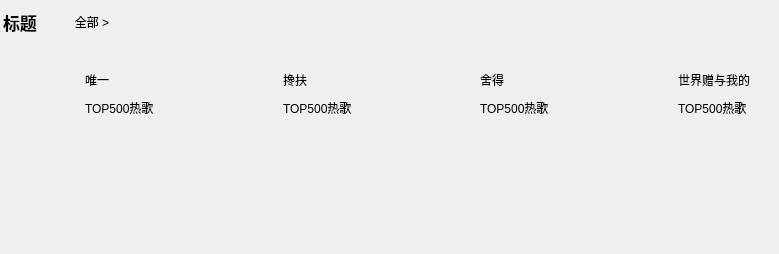
<?xml version="1.0" encoding="UTF-8"?>
<ui version="4.0">
 <class>LiveMusicPartWidget</class>
 <widget class="QWidget" name="LiveMusicPartWidget">
  <property name="geometry">
   <rect>
    <x>0</x>
    <y>0</y>
    <width>779</width>
    <height>254</height>
   </rect>
  </property>
  <property name="windowTitle">
   <string>LiveMusicPartWidget</string>
  </property>
  <layout class="QVBoxLayout" name="verticalLayout_7" stretch="0,1">
   <property name="spacing">
    <number>0</number>
   </property>
   <property name="leftMargin">
    <number>0</number>
   </property>
   <property name="topMargin">
    <number>0</number>
   </property>
   <property name="rightMargin">
    <number>0</number>
   </property>
   <property name="bottomMargin">
    <number>0</number>
   </property>
   <item>
    <widget class="QWidget" name="title_widget" native="true">
     <layout class="QHBoxLayout" name="horizontalLayout_7">
      <property name="spacing">
       <number>15</number>
      </property>
      <property name="leftMargin">
       <number>3</number>
      </property>
      <item>
       <widget class="QLabel" name="title_label">
        <property name="font">
         <font>
          <pointsize>13</pointsize>
          <bold>true</bold>
         </font>
        </property>
        <property name="text">
         <string>标题</string>
        </property>
       </widget>
      </item>
      <item>
       <widget class="QPushButton" name="all_pushButton">
        <property name="sizePolicy">
         <sizepolicy hsizetype="Minimum" vsizetype="Preferred">
          <horstretch>0</horstretch>
          <verstretch>0</verstretch>
         </sizepolicy>
        </property>
        <property name="cursor">
         <cursorShape>PointingHandCursor</cursorShape>
        </property>
        <property name="text">
         <string>全部 &gt;</string>
        </property>
        <property name="flat">
         <bool>true</bool>
        </property>
       </widget>
      </item>
      <item>
       <spacer name="horizontalSpacer">
        <property name="orientation">
         <enum>Qt::Horizontal</enum>
        </property>
        <property name="sizeHint" stdset="0">
         <size>
          <width>419</width>
          <height>20</height>
         </size>
        </property>
       </spacer>
      </item>
      <item>
       <widget class="QLabel" name="left_label">
        <property name="sizePolicy">
         <sizepolicy hsizetype="Fixed" vsizetype="Fixed">
          <horstretch>0</horstretch>
          <verstretch>0</verstretch>
         </sizepolicy>
        </property>
        <property name="minimumSize">
         <size>
          <width>20</width>
          <height>20</height>
         </size>
        </property>
        <property name="maximumSize">
         <size>
          <width>20</width>
          <height>20</height>
         </size>
        </property>
        <property name="text">
         <string/>
        </property>
       </widget>
      </item>
      <item>
       <widget class="QLabel" name="right_label">
        <property name="sizePolicy">
         <sizepolicy hsizetype="Fixed" vsizetype="Fixed">
          <horstretch>0</horstretch>
          <verstretch>0</verstretch>
         </sizepolicy>
        </property>
        <property name="minimumSize">
         <size>
          <width>20</width>
          <height>20</height>
         </size>
        </property>
        <property name="maximumSize">
         <size>
          <width>20</width>
          <height>20</height>
         </size>
        </property>
        <property name="text">
         <string/>
        </property>
       </widget>
      </item>
     </layout>
    </widget>
   </item>
   <item>
    <widget class="QWidget" name="content_widget" native="true">
     <property name="sizePolicy">
      <sizepolicy hsizetype="Expanding" vsizetype="Preferred">
       <horstretch>0</horstretch>
       <verstretch>0</verstretch>
      </sizepolicy>
     </property>
     <layout class="QHBoxLayout" name="horizontalLayout_10">
      <property name="spacing">
       <number>20</number>
      </property>
      <property name="leftMargin">
       <number>0</number>
      </property>
      <item>
       <widget class="QWidget" name="widget_1" native="true">
        <property name="sizePolicy">
         <sizepolicy hsizetype="Preferred" vsizetype="Preferred">
          <horstretch>0</horstretch>
          <verstretch>0</verstretch>
         </sizepolicy>
        </property>
        <layout class="QVBoxLayout" name="verticalLayout_2" stretch="0,1">
         <item>
          <layout class="QHBoxLayout" name="horizontalLayout">
           <item>
            <widget class="QLabel" name="cover_label_1">
             <property name="sizePolicy">
              <sizepolicy hsizetype="Fixed" vsizetype="Fixed">
               <horstretch>0</horstretch>
               <verstretch>0</verstretch>
              </sizepolicy>
             </property>
             <property name="minimumSize">
              <size>
               <width>70</width>
               <height>70</height>
              </size>
             </property>
             <property name="maximumSize">
              <size>
               <width>70</width>
               <height>70</height>
              </size>
             </property>
             <property name="text">
              <string/>
             </property>
            </widget>
           </item>
           <item>
            <layout class="QVBoxLayout" name="verticalLayout">
             <property name="spacing">
              <number>0</number>
             </property>
             <item>
              <widget class="QLabel" name="title_label_1">
               <property name="sizePolicy">
                <sizepolicy hsizetype="Expanding" vsizetype="Fixed">
                 <horstretch>0</horstretch>
                 <verstretch>0</verstretch>
                </sizepolicy>
               </property>
               <property name="minimumSize">
                <size>
                 <width>0</width>
                 <height>20</height>
                </size>
               </property>
               <property name="maximumSize">
                <size>
                 <width>16777215</width>
                 <height>20</height>
                </size>
               </property>
               <property name="font">
                <font>
                 <bold>false</bold>
                </font>
               </property>
               <property name="cursor">
                <cursorShape>IBeamCursor</cursorShape>
               </property>
               <property name="text">
                <string>唯一</string>
               </property>
              </widget>
             </item>
             <item>
              <widget class="QLabel" name="desc_label_1">
               <property name="minimumSize">
                <size>
                 <width>0</width>
                 <height>20</height>
                </size>
               </property>
               <property name="maximumSize">
                <size>
                 <width>16777215</width>
                 <height>20</height>
                </size>
               </property>
               <property name="cursor">
                <cursorShape>IBeamCursor</cursorShape>
               </property>
               <property name="text">
                <string>TOP500热歌</string>
               </property>
              </widget>
             </item>
             <item>
              <spacer name="verticalSpacer">
               <property name="orientation">
                <enum>Qt::Vertical</enum>
               </property>
               <property name="sizeType">
                <enum>QSizePolicy::Preferred</enum>
               </property>
               <property name="sizeHint" stdset="0">
                <size>
                 <width>20</width>
                 <height>5</height>
                </size>
               </property>
              </spacer>
             </item>
            </layout>
           </item>
          </layout>
         </item>
         <item>
          <widget class="QWidget" name="block_widget" native="true">
           <layout class="QHBoxLayout" name="horizontalLayout_2">
            <item>
             <widget class="LiveBlockWidget" name="left_block_widget_1" native="true"/>
            </item>
            <item>
             <widget class="LiveBlockWidget" name="right_block_widget_1" native="true"/>
            </item>
           </layout>
          </widget>
         </item>
        </layout>
       </widget>
      </item>
      <item>
       <widget class="QWidget" name="widget_2" native="true">
        <property name="sizePolicy">
         <sizepolicy hsizetype="Preferred" vsizetype="Preferred">
          <horstretch>0</horstretch>
          <verstretch>0</verstretch>
         </sizepolicy>
        </property>
        <layout class="QVBoxLayout" name="verticalLayout_3" stretch="0,1">
         <item>
          <layout class="QHBoxLayout" name="horizontalLayout_3">
           <item>
            <widget class="QLabel" name="cover_label_2">
             <property name="sizePolicy">
              <sizepolicy hsizetype="Fixed" vsizetype="Fixed">
               <horstretch>0</horstretch>
               <verstretch>0</verstretch>
              </sizepolicy>
             </property>
             <property name="minimumSize">
              <size>
               <width>70</width>
               <height>70</height>
              </size>
             </property>
             <property name="maximumSize">
              <size>
               <width>70</width>
               <height>70</height>
              </size>
             </property>
             <property name="text">
              <string/>
             </property>
            </widget>
           </item>
           <item>
            <layout class="QVBoxLayout" name="verticalLayout_4">
             <property name="spacing">
              <number>0</number>
             </property>
             <item>
              <widget class="QLabel" name="title_label_2">
               <property name="sizePolicy">
                <sizepolicy hsizetype="Expanding" vsizetype="Fixed">
                 <horstretch>0</horstretch>
                 <verstretch>0</verstretch>
                </sizepolicy>
               </property>
               <property name="minimumSize">
                <size>
                 <width>0</width>
                 <height>20</height>
                </size>
               </property>
               <property name="maximumSize">
                <size>
                 <width>16777215</width>
                 <height>20</height>
                </size>
               </property>
               <property name="font">
                <font>
                 <bold>false</bold>
                </font>
               </property>
               <property name="cursor">
                <cursorShape>IBeamCursor</cursorShape>
               </property>
               <property name="text">
                <string>搀扶</string>
               </property>
              </widget>
             </item>
             <item>
              <widget class="QLabel" name="desc_label_2">
               <property name="minimumSize">
                <size>
                 <width>0</width>
                 <height>20</height>
                </size>
               </property>
               <property name="maximumSize">
                <size>
                 <width>16777215</width>
                 <height>20</height>
                </size>
               </property>
               <property name="cursor">
                <cursorShape>IBeamCursor</cursorShape>
               </property>
               <property name="text">
                <string>TOP500热歌</string>
               </property>
              </widget>
             </item>
             <item>
              <spacer name="verticalSpacer_2">
               <property name="orientation">
                <enum>Qt::Vertical</enum>
               </property>
               <property name="sizeType">
                <enum>QSizePolicy::Preferred</enum>
               </property>
               <property name="sizeHint" stdset="0">
                <size>
                 <width>20</width>
                 <height>5</height>
                </size>
               </property>
              </spacer>
             </item>
            </layout>
           </item>
          </layout>
         </item>
         <item>
          <widget class="QWidget" name="block_widget_2" native="true">
           <layout class="QHBoxLayout" name="horizontalLayout_4">
            <item>
             <widget class="LiveBlockWidget" name="left_block_widget_2" native="true"/>
            </item>
            <item>
             <widget class="LiveBlockWidget" name="right_block_widget_2" native="true"/>
            </item>
           </layout>
          </widget>
         </item>
        </layout>
       </widget>
      </item>
      <item>
       <widget class="QWidget" name="widget_3" native="true">
        <property name="sizePolicy">
         <sizepolicy hsizetype="Preferred" vsizetype="Preferred">
          <horstretch>0</horstretch>
          <verstretch>0</verstretch>
         </sizepolicy>
        </property>
        <layout class="QVBoxLayout" name="verticalLayout_5" stretch="0,1">
         <item>
          <layout class="QHBoxLayout" name="horizontalLayout_5">
           <item>
            <widget class="QLabel" name="cover_label_3">
             <property name="sizePolicy">
              <sizepolicy hsizetype="Fixed" vsizetype="Fixed">
               <horstretch>0</horstretch>
               <verstretch>0</verstretch>
              </sizepolicy>
             </property>
             <property name="minimumSize">
              <size>
               <width>70</width>
               <height>70</height>
              </size>
             </property>
             <property name="maximumSize">
              <size>
               <width>70</width>
               <height>70</height>
              </size>
             </property>
             <property name="text">
              <string/>
             </property>
            </widget>
           </item>
           <item>
            <layout class="QVBoxLayout" name="verticalLayout_6">
             <property name="spacing">
              <number>0</number>
             </property>
             <item>
              <widget class="QLabel" name="title_label_3">
               <property name="sizePolicy">
                <sizepolicy hsizetype="Expanding" vsizetype="Fixed">
                 <horstretch>0</horstretch>
                 <verstretch>0</verstretch>
                </sizepolicy>
               </property>
               <property name="minimumSize">
                <size>
                 <width>0</width>
                 <height>20</height>
                </size>
               </property>
               <property name="maximumSize">
                <size>
                 <width>16777215</width>
                 <height>20</height>
                </size>
               </property>
               <property name="font">
                <font>
                 <bold>false</bold>
                </font>
               </property>
               <property name="cursor">
                <cursorShape>IBeamCursor</cursorShape>
               </property>
               <property name="text">
                <string>舍得</string>
               </property>
              </widget>
             </item>
             <item>
              <widget class="QLabel" name="desc_label_3">
               <property name="minimumSize">
                <size>
                 <width>0</width>
                 <height>20</height>
                </size>
               </property>
               <property name="maximumSize">
                <size>
                 <width>16777215</width>
                 <height>20</height>
                </size>
               </property>
               <property name="cursor">
                <cursorShape>IBeamCursor</cursorShape>
               </property>
               <property name="text">
                <string>TOP500热歌</string>
               </property>
              </widget>
             </item>
             <item>
              <spacer name="verticalSpacer_3">
               <property name="orientation">
                <enum>Qt::Vertical</enum>
               </property>
               <property name="sizeType">
                <enum>QSizePolicy::Preferred</enum>
               </property>
               <property name="sizeHint" stdset="0">
                <size>
                 <width>20</width>
                 <height>5</height>
                </size>
               </property>
              </spacer>
             </item>
            </layout>
           </item>
          </layout>
         </item>
         <item>
          <widget class="QWidget" name="block_widget_3" native="true">
           <layout class="QHBoxLayout" name="horizontalLayout_6">
            <item>
             <widget class="LiveBlockWidget" name="left_block_widget_3" native="true"/>
            </item>
            <item>
             <widget class="LiveBlockWidget" name="right_block_widget_3" native="true"/>
            </item>
           </layout>
          </widget>
         </item>
        </layout>
       </widget>
      </item>
      <item>
       <widget class="QWidget" name="widget_4" native="true">
        <property name="sizePolicy">
         <sizepolicy hsizetype="Preferred" vsizetype="Preferred">
          <horstretch>0</horstretch>
          <verstretch>0</verstretch>
         </sizepolicy>
        </property>
        <layout class="QVBoxLayout" name="verticalLayout_8" stretch="0,1">
         <item>
          <layout class="QHBoxLayout" name="horizontalLayout_8">
           <item>
            <widget class="QLabel" name="cover_label_4">
             <property name="sizePolicy">
              <sizepolicy hsizetype="Fixed" vsizetype="Fixed">
               <horstretch>0</horstretch>
               <verstretch>0</verstretch>
              </sizepolicy>
             </property>
             <property name="minimumSize">
              <size>
               <width>70</width>
               <height>70</height>
              </size>
             </property>
             <property name="maximumSize">
              <size>
               <width>70</width>
               <height>70</height>
              </size>
             </property>
             <property name="text">
              <string/>
             </property>
            </widget>
           </item>
           <item>
            <layout class="QVBoxLayout" name="verticalLayout_9">
             <property name="spacing">
              <number>0</number>
             </property>
             <item>
              <widget class="QLabel" name="title_label_4">
               <property name="sizePolicy">
                <sizepolicy hsizetype="Expanding" vsizetype="Fixed">
                 <horstretch>0</horstretch>
                 <verstretch>0</verstretch>
                </sizepolicy>
               </property>
               <property name="minimumSize">
                <size>
                 <width>0</width>
                 <height>20</height>
                </size>
               </property>
               <property name="maximumSize">
                <size>
                 <width>16777215</width>
                 <height>20</height>
                </size>
               </property>
               <property name="font">
                <font>
                 <bold>false</bold>
                </font>
               </property>
               <property name="cursor">
                <cursorShape>IBeamCursor</cursorShape>
               </property>
               <property name="text">
                <string>世界赠与我的</string>
               </property>
              </widget>
             </item>
             <item>
              <widget class="QLabel" name="desc_label_4">
               <property name="minimumSize">
                <size>
                 <width>0</width>
                 <height>20</height>
                </size>
               </property>
               <property name="maximumSize">
                <size>
                 <width>16777215</width>
                 <height>20</height>
                </size>
               </property>
               <property name="cursor">
                <cursorShape>IBeamCursor</cursorShape>
               </property>
               <property name="text">
                <string>TOP500热歌</string>
               </property>
              </widget>
             </item>
             <item>
              <spacer name="verticalSpacer_4">
               <property name="orientation">
                <enum>Qt::Vertical</enum>
               </property>
               <property name="sizeType">
                <enum>QSizePolicy::Preferred</enum>
               </property>
               <property name="sizeHint" stdset="0">
                <size>
                 <width>20</width>
                 <height>5</height>
                </size>
               </property>
              </spacer>
             </item>
            </layout>
           </item>
          </layout>
         </item>
         <item>
          <widget class="QWidget" name="block_widget_4" native="true">
           <layout class="QHBoxLayout" name="horizontalLayout_9">
            <item>
             <widget class="LiveBlockWidget" name="left_block_widget_4" native="true"/>
            </item>
            <item>
             <widget class="LiveBlockWidget" name="right_block_widget_4" native="true"/>
            </item>
           </layout>
          </widget>
         </item>
        </layout>
       </widget>
      </item>
     </layout>
    </widget>
   </item>
  </layout>
 </widget>
 <customwidgets>
  <customwidget>
   <class>LiveBlockWidget</class>
   <extends>QWidget</extends>
   <header>LiveBlockWidget/LiveBlockWidget.h</header>
   <container>1</container>
  </customwidget>
 </customwidgets>
 <resources/>
 <connections/>
</ui>
